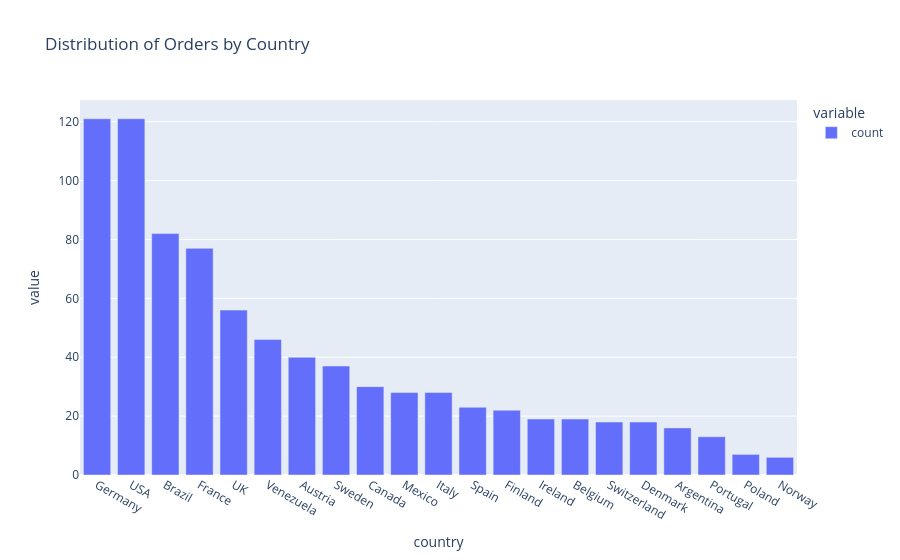

This figure's notebook cell:
### Code cell
px.bar(orders['country'].value_counts(), title= 'Distribution of Orders by Country')

### Figure 1 — Plotly figure (JSON) as saved in the notebook; plotly's stock layout.template omitted (floating-point values rounded to 4 significant figures)
{"data": [{"hovertemplate": "variable=count<br>country=%{x}<br>value=%{y}<extra></extra>", "legendgroup": "count", "marker": {"color": "#636efa", "pattern": {"shape": ""}}, "name": "count", "orientation": "v", "showlegend": true, "textposition": "auto", "type": "bar", "x": ["Germany", "USA", "Brazil", "France", "UK", "Venezuela", "Austria", "Sweden", "Canada", "Mexico", "Italy", "Spain", "Finland", "Ireland", "Belgium", "Switzerland", "Denmark", "Argentina", "Portugal", "Poland", "Norway"], "xaxis": "x", "y": [121, 121, 82, 77, 56, 46, 40, 37, 30, 28, 28, 23, 22, 19, 19, 18, 18, 16, 13, 7, 6], "yaxis": "y"}], "layout": {"barmode": "relative", "legend": {"title": {"text": "variable"}, "tracegroupgap": 0}, "title": {"text": "Distribution of Orders by Country"}, "xaxis": {"anchor": "y", "domain": [0, 1], "title": {"text": "country"}}, "yaxis": {"anchor": "x", "domain": [0, 1], "title": {"text": "value"}}}}
